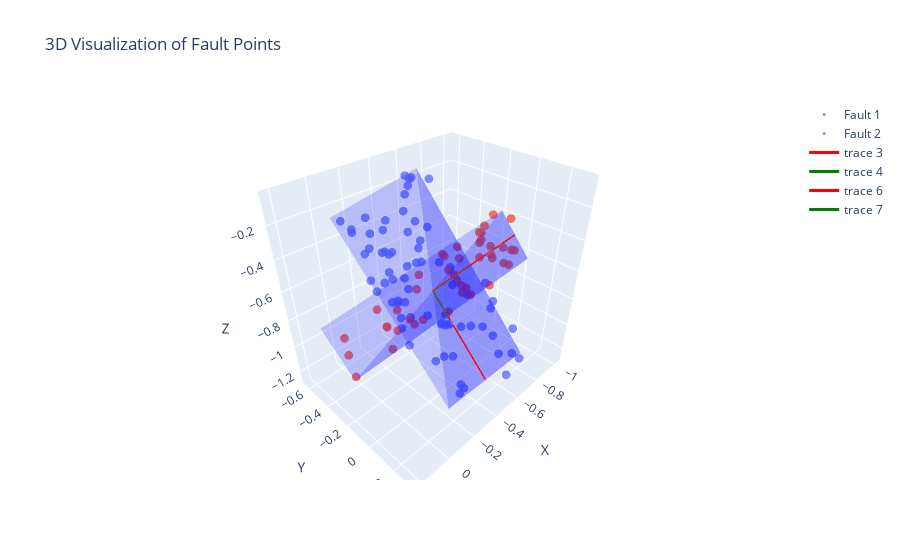

Here is the notebook cell this chart was saved with:
### Markdown cell above
## Example outputs

### Code cell
n_simple_faults = 0
n_bent_faults = 0
n_cross_faults = 1
n_Y_faults = 0
n_parallel_faults = 0
n_structures = 0

# Generate fault metadata 
fault_metadata_list = generate_faults_metadata(n_simple_faults, n_bent_faults, n_cross_faults, n_Y_faults, n_parallel_faults, n_structures, eps_center=0.1, domain_scale=1, VERBOSE=True)

# Generate point cloud for the fault 
fault_points_list = generate_point_list_from_metadata_list(fault_metadata_list, n_simple_faults, n_bent_faults, n_cross_faults, n_Y_faults, n_parallel_faults)

#multi_static_plot_better(fault_points_list, fault_metadata_list, show_plane=True, show_axes=True)
multi_interactive_plot_better(fault_points_list, fault_metadata_list, show_plane=True, show_axes=True)
